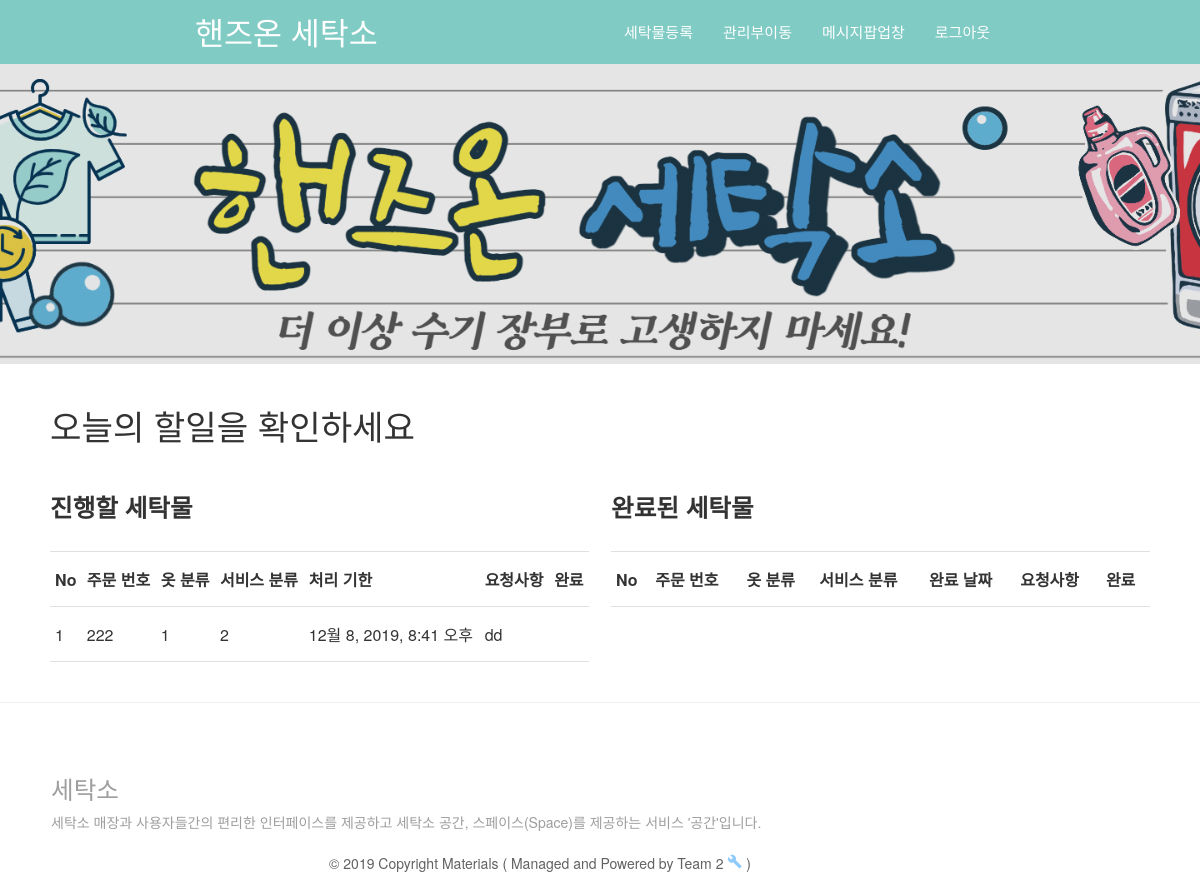
Page / (signed in) on the earlier database version.
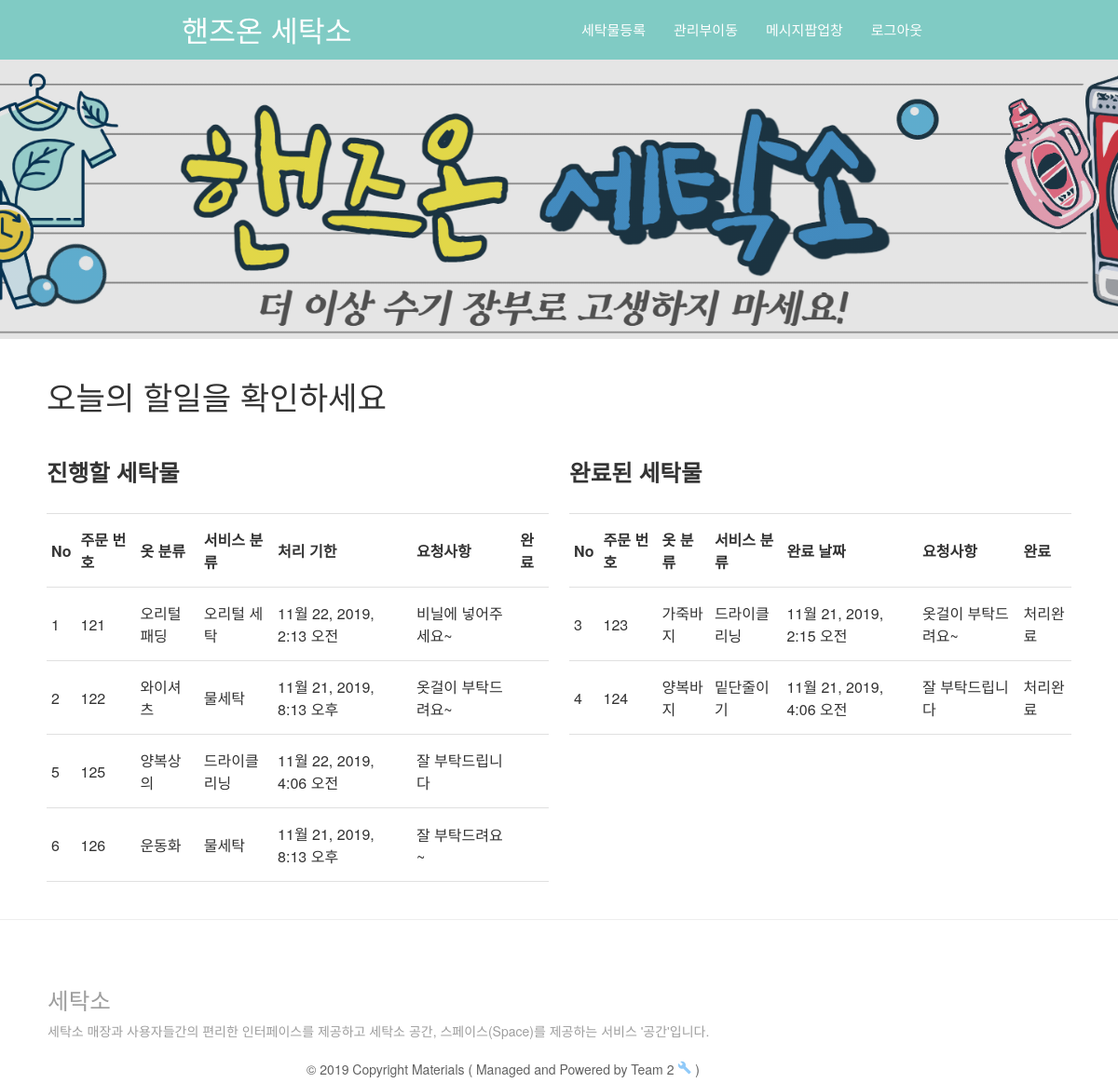
Same page on the later database version.
### main/models.py (models this page shows, shortened)
class Request(models.Model):
    STATUS = (
        ('처리전', '처리 전'),
        ('처리중', '처리중'),
        ('처리완료', '처리 완료'),
        ('수거완료', '수거 완료'),
    )
    request_num = models.CharField(max_length=20, primary_key=True)
    phone_num = models.ForeignKey('customer', on_delete=models.CASCADE)
    clothe = models.ForeignKey('clothe', on_delete=models.CASCADE)
    service = models.ForeignKey('service', on_delete=models.CASCADE)
    status = models.CharField(max_length=5, choices=STATUS)
    rqst_date = models.DateTimeField(default=timezone.now)
    est_date = models.DateTimeField(null=True)
    fin_date = models.DateTimeField(null=True)
    rtrn_date = models.DateTimeField(null=True)
    requiremnets = models.TextField(null=True)
    price = models.IntegerField()

class Clothe(models.Model):
    CLOTHES_CATEGORY_CHOICES = (
        ('아우터', '아우터'),
        ('상의', '상의'),
        ('하의', '하의'),
        ('원피스', '원피스'),
        ('신발', '신발'),
    )
    clothe = models.CharField(max_length=10, primary_key=True)
    category = models.CharField(
        max_length=10, choices=CLOTHES_CATEGORY_CHOICES)

class Service(models.Model):
    SERVICE_CATEGORY_CHOICES = (
        ('수선', '수선'),
        ('세탁', '세탁'),
    )
    service = models.CharField(max_length=10, primary_key=True)
    category = models.CharField(max_length=2, choices=SERVICE_CATEGORY_CHOICES)

### main/views.py (the view)
# urls.py: path('', include('main.urls')),
def main(request):
    requests = Request.objects.all()
    return render(request, 'main/main.html', {'requests': requests})

### main/templates/main/main.html (shortened to what this page needs)
{% extends 'main/base.html' %}
{% load static %}
{% block style %}
<link rel="stylesheet" href="{% static 'main/css/main.css' %}">
<link rel="stylesheet" href="{% static 'main/css/banner.css' %}">
<link rel="stylesheet" href="{% static 'main/css/card.css' %}">
<link rel="stylesheet" href="{% static 'main/css/parallax.css' %}">
{% endblock %}
{% block main %}
<header>
  <nav class="teal lighten-3 z-depth-0">
    <div class="nav-wrapper container">
      <a href="/" class="brand-logo">핸즈온 세탁소</a>
      <ul class="right hide-on-med-and-down">
          {% if user.is_authenticated %}
          <li><a href="{% url 'main:wash' %}?next={{ request.get_full_path|urlencode }}" onclick = "window.open(this.href,'','width=600, height=800, scrollbars=yes'); return false">세탁물등록</a></li>
          <li><a href="{% url 'main:manage' %}?next={{ request.get_full_path|urlencode }}" onclick = "window.open(this.href,'','width=1200, height=1000, scrollbars=yes'); return false">관리부이동</a></li>
          <li><a href="{% url 'main:message' %}?next={{ request.get_full_path|urlencode }}" onclick = "window.open(this.href,'','width=500, height=500'); return false">메시지팝업창</a></li>
          <li><a href="{% url 'main:logout' %}?next={{ request.get_full_path|urlencode }}">로그아웃</a></li>
          {% else %}
          <li><a href="{% url 'main:login' %}?next={{ request.get_full_path|urlencode }}">로그인</a></li>
          <li><a href="{% url 'main:signup' %}?next={{ request.get_full_path|urlencode }}">회원가입</a></li>
          {% endif %}
       </ul>
    </div>
  </nav>
</header>
<div class="main-page">
    <div class="banner-image">
    </div>
</div>
{% if user.is_authenticated %}
<div class="container-fuild" id="app" style="padding: 0 50px;">
  <br>
  <div class="position-relative">
      <div class="row d-flex align-items-center" >
          <h4 class="m-0">오늘의 할일을 확인하세요</h4>
      </div>
  </div>
</div>
<div class="row" style="margin-left:50px; margin-right:50px">
<div style="width:49%; float:left;">
  <table class="col-md-15" id="star_table" style = "width:100%;">
    <tr class="text-center"><p><h5><b>진행할 세탁물</b></h3></p></tr><br>
    <tr class="text-center">
      <th>No</th>
      <th>주문 번호</th>
      <th>옷 분류</th>
      <th>서비스 분류</th>
      <th>처리 기한</th>
      <th>요청사항</th>
      <th>완료</th>
    </tr>
    {% for request in requests %}
    {% if request.status != "처리완료" %}
    <tr class="text-center">
      <td>{{forloop.counter}}</td>
      <td>{{request.request_num }}</td>
      <td>{{request.clothe.clothe}}</td>
      <td>{{request.service.service}}</td>
      <td>{{request.est_date}}</td>
      <td>{{request.requiremnets}}</td>
      <td><input type="checkbox" name="checkbox"></td>
    </tr>
    {% endif %}
    {% endfor %}
  </table>
</div>
<div style="width:49%; float:right;">
  <table class="col-md-15" id="star_table" style = "width:100%; ">
    <tr class="text-center"><p><h5><b>완료된 세탁물</b></h3></p></tr><br>
    <tr class="text-center">
      <th>No</th>
      <th>주문 번호</th>
      <th>옷 분류</th>
      <th>서비스 분류</th>
      <th>완료 날짜</th>
      <th>요청사항</th>
      <th>완료</th>
    </tr>
    {% for request in requests %}
    {% if request.status == "처리완료" %}
    <tr class="text-center">
      <td>{{forloop.counter}}</td>
      <td>{{request.request_num }}</td>
      <td>{{request.clothe.clothe}}</td>
      <td>{{request.service.service}}</td>
      <td>{{request.fin_date}}</td>
      <td>{{request.requiremnets}}</td>
      <td>{{request.status}}</td>
    </tr>
    {% endif %}
    {% endfor %}
  </table>
</div>
</div>
{% else %}
<div class="mt-3"><a href="{% url 'main:login' %}">로그인 하러 가기</a></div>
<div class="mt-3"><a href="{% url 'main:signup' %}">회원가입 하러 가기</a></div>
{% endif%}
{% endblock %}
{% block footer %}
<hr>
  <div class="container grey-text text-darken" style="margin: 3%; float: left;">
    <h5>세탁소</h5>
    <p>세탁소 매장과 사용자들간의 편리한 인터페이스를 제공하고 세탁소 공간, 스페이스(Space)를 제공하는 서비스 '공간'입니다. </p>
  </div>
</div>
{% endblock %}

### main/templates/main/base.html (shortened to what this page needs)
{% load static %}
<html>
<head>
  <link rel="stylesheet" href="//code.jquery.com/ui/1.8.18/themes/base/jquery-ui.css" />
  <link rel="stylesheet" href="http://maxcdn.bootstrapcdn.com/bootstrap/3.3.6/css/bootstrap.min.css">
  <link rel="stylesheet" href="https://cdnjs.cloudflare.com/ajax/libs/materialize/1.0.0/css/materialize.min.css">
  {% block style %}
  {% endblock %}
  <link rel="stylesheet" href="{% static 'css/base.css' %}">
</head>
<body style="overflow-x: hidden"></body>
<body>
  <div class="App">
    <main>
      {% block main %}
      {% endblock %}
    </main>
    <footer>
        <div class="footer-copyright black-text grey lighten-4">
            <div class="container">
              <div class="copyright center" style="margin-bottom: 5px;">
                <span class="grey-text text-darken-2">
                  © 2019 Copyright Materials
                  ( Managed and Powered by Team 2 <i class="material-icons tiny blue-text text-lighten-3">build</i> )
                </span>
              </div>
            </div>
          </div>
    {% block footer %}
    {% endblock %}
  </body>
  </html>

### static/main/css/banner.css (style rules this page uses)
.banner-image { background-image: linear-gradient(rgba(0, 0, 0, 0.1), rgba(0, 0, 0, 0.1)), url("../img/banner.jpg"); height: 300px; background-position: center; background-repeat: no-repeat; background-size: cover; position: relative; }

### static/css/base.css (style rules this page uses)
.App { display: flex; min-height: 100vh; flex-direction: column; }
main { flex: 1 0 auto; }
.copyright { position: fixed; bottom: 0; left:0px; width: 90%; display: bottom; }

Differences in the rows shown:
removed Request: request_num "222", clothe.clothe "1", service.service "2", est_date "12월 8, 2019, 8:41 오후", requiremnets "dd", shown under "진행할 세탁물"
added Request: request_num "121", clothe.clothe "오리털패딩", service.service "오리털 세탁", est_date "11월 22, 2019, 2:13 오전", requiremnets "비닐에 넣어주세요~", shown under "진행할 세탁물"
added Request: request_num "122", clothe.clothe "와이셔츠", service.service "물세탁", est_date "11월 21, 2019, 8:13 오후", requiremnets "옷걸이 부탁드려요~", shown under "진행할 세탁물"
added Request: request_num "125", clothe.clothe "양복상의", service.service "드라이클리닝", est_date "11월 22, 2019, 4:06 오전", requiremnets "잘 부탁드립니다", shown under "진행할 세탁물"
added Request: request_num "126", clothe.clothe "운동화", service.service "물세탁", est_date "11월 21, 2019, 8:13 오후", requiremnets "잘 부탁드려요~", shown under "진행할 세탁물"
added Request: request_num "123", clothe.clothe "가죽바지", service.service "드라이클리닝", fin_date "11월 21, 2019, 2:15 오전", requiremnets "옷걸이 부탁드려요~", status "처리완료", shown under "완료된 세탁물"
added Request: request_num "124", clothe.clothe "양복바지", service.service "밑단줄이기", fin_date "11월 21, 2019, 4:06 오전", requiremnets "잘 부탁드립니다", status "처리완료", shown under "완료된 세탁물"
